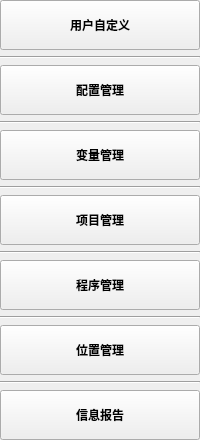
      <widget class="QWidget" name="widget_module" native="true">
       <layout class="QVBoxLayout" name="verticalLayout" stretch="0,0,0,0,0,0,0,0,0,0,0,0,0">
        <property name="spacing">
         <number>6</number>
        </property>
        <property name="leftMargin">
         <number>0</number>
        </property>
        <property name="topMargin">
         <number>0</number>
        </property>
        <property name="rightMargin">
         <number>0</number>
        </property>
        <property name="bottomMargin">
         <number>0</number>
        </property>
        <item>
         <widget class="QPushButton" name="btn_user_diy">
          <property name="minimumSize">
           <size>
            <width>0</width>
            <height>50</height>
           </size>
          </property>
          <property name="font">
           <font>
            <weight>75</weight>
            <bold>true</bold>
           </font>
          </property>
          <property name="text">
           <string>用户自定义</string>
          </property>
         </widget>
        </item>
        <item>
         <widget class="Line" name="line_8">
          <property name="orientation">
           <enum>Qt::Horizontal</enum>
          </property>
         </widget>
        </item>
        <item>
         <widget class="QPushButton" name="btn_config_charge">
          <property name="minimumSize">
           <size>
            <width>0</width>
            <height>50</height>
           </size>
          </property>
          <property name="font">
           <font>
            <weight>75</weight>
            <bold>true</bold>
           </font>
          </property>
          <property name="text">
           <string>配置管理</string>
          </property>
         </widget>
        </item>
        <item>
         <widget class="Line" name="line_9">
          <property name="orientation">
           <enum>Qt::Horizontal</enum>
          </property>
         </widget>
        </item>
        <item>
         <widget class="QPushButton" name="btn_variable_charge">
          <property name="minimumSize">
           <size>
            <width>0</width>
            <height>50</height>
           </size>
          </property>
          <property name="font">
           <font>
            <weight>75</weight>
            <bold>true</bold>
           </font>
          </property>
          <property name="text">
           <string>变量管理</string>
          </property>
         </widget>
        </item>
        <item>
         <widget class="Line" name="line_10">
          <property name="orientation">
           <enum>Qt::Horizontal</enum>
          </property>
         </widget>
        </item>
        <item>
         <widget class="QPushButton" name="btn_project_charge">
          <property name="minimumSize">
           <size>
            <width>0</width>
            <height>50</height>
           </size>
          </property>
          <property name="font">
           <font>
            <weight>75</weight>
            <bold>true</bold>
           </font>
          </property>
          <property name="text">
           <string>项目管理</string>
          </property>
         </widget>
        </item>
        <item>
         <widget class="Line" name="line_11">
          <property name="orientation">
           <enum>Qt::Horizontal</enum>
          </property>
         </widget>
        </item>
        <item>
         <widget class="QPushButton" name="btn_program_charge">
          <property name="minimumSize">
           <size>
            <width>0</width>
            <height>50</height>
           </size>
          </property>
          <property name="font">
           <font>
            <weight>75</weight>
            <bold>true</bold>
           </font>
          </property>
          <property name="text">
           <string>程序管理</string>
          </property>
         </widget>
        </item>
        <item>
         <widget class="Line" name="line_12">
          <property name="orientation">
           <enum>Qt::Horizontal</enum>
          </property>
         </widget>
        </item>
        <item>
         <widget class="QPushButton" name="btn_coordinate_charge">
          <property name="minimumSize">
           <size>
            <width>0</width>
            <height>50</height>
           </size>
          </property>
          <property name="font">
           <font>
            <weight>75</weight>
            <bold>true</bold>
           </font>
          </property>
          <property name="text">
           <string>位置管理</string>
          </property>
         </widget>
        </item>
        <item>
         <widget class="Line" name="line_13">
          <property name="orientation">
           <enum>Qt::Horizontal</enum>
          </property>
         </widget>
        </item>
        <item>
         <widget class="QPushButton" name="btn_information_report_charge">
          <property name="minimumSize">
           <size>
            <width>0</width>
            <height>50</height>
           </size>
          </property>
          <property name="font">
           <font>
            <weight>75</weight>
            <bold>true</bold>
           </font>
          </property>
          <property name="text">
           <string>信息报告</string>
          </property>
         </widget>
        </item>
       </layout>
      </widget>
